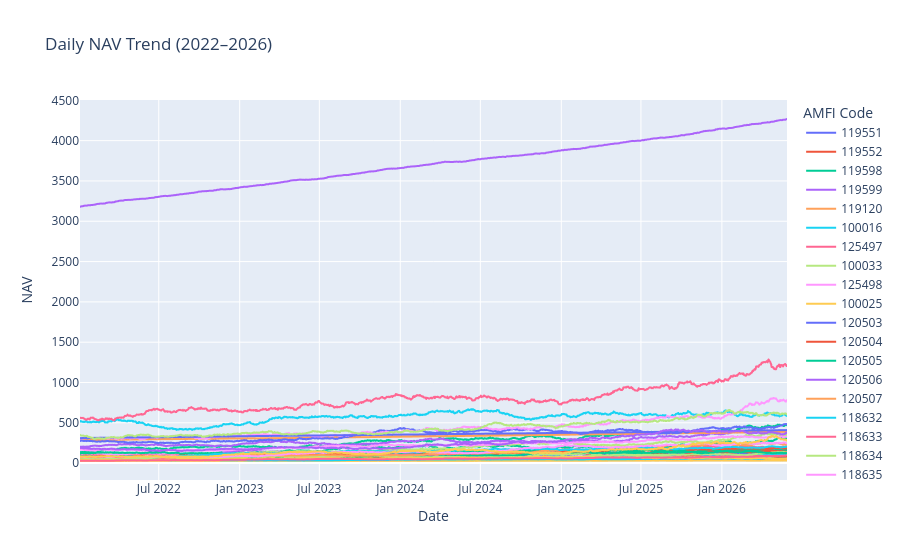

The cell this chart's notebook holds for it:
### Code cell
# =====================================
# STEP 6.2: Daily NAV Trend
# =====================================

import plotly.express as px

fig = px.line(
    nav_filtered,
    x="date",
    y="nav",
    color="amfi_code",
    title="Daily NAV Trend (2022–2026)",
    labels={
        "date": "Date",
        "nav": "NAV",
        "amfi_code": "AMFI Code"
    }
)

fig.show()

### Figure 1 — Plotly figure (JSON) as saved in the notebook; plotly's stock layout.template omitted (floating-point values rounded to 4 significant figures; data arrays with more than 128 entries replaced by an {"elided": "..."} marker saying what was removed)
{"data": [{"hovertemplate": "AMFI Code=119551<br>Date=%{x}<br>NAV=%{y}<extra></extra>", "legendgroup": "119551", "line": {"color": "#636efa", "dash": "solid"}, "marker": {"symbol": "circle"}, "mode": "lines", "name": "119551", "showlegend": true, "type": "scattergl", "x": {"elided": "1150 str values"}, "xaxis": "x", "y": {"elided": "1150 float values"}, "yaxis": "y"}, {"hovertemplate": "AMFI Code=119552<br>Date=%{x}<br>NAV=%{y}<extra></extra>", "legendgroup": "119552", "line": {"color": "#EF553B", "dash": "solid"}, "marker": {"symbol": "circle"}, "mode": "lines", "name": "119552", "showlegend": true, "type": "scattergl", "x": {"elided": "1150 str values"}, "xaxis": "x", "y": {"elided": "1150 float values"}, "yaxis": "y"}, {"hovertemplate": "AMFI Code=119598<br>Date=%{x}<br>NAV=%{y}<extra></extra>", "legendgroup": "119598", "line": {"color": "#00cc96", "dash": "solid"}, "marker": {"symbol": "circle"}, "mode": "lines", "name": "119598", "showlegend": true, "type": "scattergl", "x": {"elided": "1150 str values"}, "xaxis": "x", "y": {"elided": "1150 float values"}, "yaxis": "y"}, {"hovertemplate": "AMFI Code=119599<br>Date=%{x}<br>NAV=%{y}<extra></extra>", "legendgroup": "119599", "line": {"color": "#ab63fa", "dash": "solid"}, "marker": {"symbol": "circle"}, "mode": "lines", "name": "119599", "showlegend": true, "type": "scattergl", "x": {"elided": "1150 str values"}, "xaxis": "x", "y": {"elided": "1150 float values"}, "yaxis": "y"}, {"hovertemplate": "AMFI Code=119120<br>Date=%{x}<br>NAV=%{y}<extra></extra>", "legendgroup": "119120", "line": {"color": "#FFA15A", "dash": "solid"}, "marker": {"symbol": "circle"}, "mode": "lines", "name": "119120", "showlegend": true, "type": "scattergl", "x": {"elided": "1150 str values"}, "xaxis": "x", "y": {"elided": "1150 float values"}, "yaxis": "y"}, {"hovertemplate": "AMFI Code=100016<br>Date=%{x}<br>NAV=%{y}<extra></extra>", "legendgroup": "100016", "line": {"color": "#19d3f3", "dash": "solid"}, "marker": {"symbol": "circle"}, "mode": "lines", "name": "100016", "showlegend": true, "type": "scattergl", "x": {"elided": "1150 str values"}, "xaxis": "x", "y": {"elided": "1150 float values"}, "yaxis": "y"}, {"hovertemplate": "AMFI Code=125497<br>Date=%{x}<br>NAV=%{y}<extra></extra>", "legendgroup": "125497", "line": {"color": "#FF6692", "dash": "solid"}, "marker": {"symbol": "circle"}, "mode": "lines", "name": "125497", "showlegend": true, "type": "scattergl", "x": {"elided": "1150 str values"}, "xaxis": "x", "y": {"elided": "1150 float values"}, "yaxis": "y"}, {"hovertemplate": "AMFI Code=100033<br>Date=%{x}<br>NAV=%{y}<extra></extra>", "legendgroup": "100033", "line": {"color": "#B6E880", "dash": "solid"}, "marker": {"symbol": "circle"}, "mode": "lines", "name": "100033", "showlegend": true, "type": "scattergl", "x": {"elided": "1150 str values"}, "xaxis": "x", "y": {"elided": "1150 float values"}, "yaxis": "y"}, {"hovertemplate": "AMFI Code=125498<br>Date=%{x}<br>NAV=%{y}<extra></extra>", "legendgroup": "125498", "line": {"color": "#FF97FF", "dash": "solid"}, "marker": {"symbol": "circle"}, "mode": "lines", "name": "125498", "showlegend": true, "type": "scattergl", "x": {"elided": "1150 str values"}, "xaxis": "x", "y": {"elided": "1150 float values"}, "yaxis": "y"}, {"hovertemplate": "AMFI Code=100025<br>Date=%{x}<br>NAV=%{y}<extra></extra>", "legendgroup": "100025", "line": {"color": "#FECB52", "dash": "solid"}, "marker": {"symbol": "circle"}, "mode": "lines", "name": "100025", "showlegend": true, "type": "scattergl", "x": {"elided": "1150 str values"}, "xaxis": "x", "y": {"elided": "1150 float values"}, "yaxis": "y"}, {"hovertemplate": "AMFI Code=120503<br>Date=%{x}<br>NAV=%{y}<extra></extra>", "legendgroup": "120503", "line": {"color": "#636efa", "dash": "solid"}, "marker": {"symbol": "circle"}, "mode": "lines", "name": "120503", "showlegend": true, "type": "scattergl", "x": {"elided": "1150 str values"}, "xaxis": "x", "y": {"elided": "1150 float values"}, "yaxis": "y"}, {"hovertemplate": "AMFI Code=120504<br>Date=%{x}<br>NAV=%{y}<extra></extra>", "legendgroup": "120504", "line": {"color": "#EF553B", "dash": "solid"}, "marker": {"symbol": "circle"}, "mode": "lines", "name": "120504", "showlegend": true, "type": "scattergl", "x": {"elided": "1150 str values"}, "xaxis": "x", "y": {"elided": "1150 float values"}, "yaxis": "y"}, {"hovertemplate": "AMFI Code=120505<br>Date=%{x}<br>NAV=%{y}<extra></extra>", "legendgroup": "120505", "line": {"color": "#00cc96", "dash": "solid"}, "marker": {"symbol": "circle"}, "mode": "lines", "name": "120505", "showlegend": true, "type": "scattergl", "x": {"elided": "1150 str values"}, "xaxis": "x", "y": {"elided": "1150 float values"}, "yaxis": "y"}, {"hovertemplate": "AMFI Code=120506<br>Date=%{x}<br>NAV=%{y}<extra></extra>", "legendgroup": "120506", "line": {"color": "#ab63fa", "dash": "solid"}, "marker": {"symbol": "circle"}, "mode": "lines", "name": "120506", "showlegend": true, "type": "scattergl", "x": {"elided": "1150 str values"}, "xaxis": "x", "y": {"elided": "1150 float values"}, "yaxis": "y"}, {"hovertemplate": "AMFI Code=120507<br>Date=%{x}<br>NAV=%{y}<extra></extra>", "legendgroup": "120507", "line": {"color": "#FFA15A", "dash": "solid"}, "marker": {"symbol": "circle"}, "mode": "lines", "name": "120507", "showlegend": true, "type": "scattergl", "x": {"elided": "1150 str values"}, "xaxis": "x", "y": {"elided": "1150 float values"}, "yaxis": "y"}, {"hovertemplate": "AMFI Code=118632<br>Date=%{x}<br>NAV=%{y}<extra></extra>", "legendgroup": "118632", "line": {"color": "#19d3f3", "dash": "solid"}, "marker": {"symbol": "circle"}, "mode": "lines", "name": "118632", "showlegend": true, "type": "scattergl", "x": {"elided": "1150 str values"}, "xaxis": "x", "y": {"elided": "1150 float values"}, "yaxis": "y"}, {"hovertemplate": "AMFI Code=118633<br>Date=%{x}<br>NAV=%{y}<extra></extra>", "legendgroup": "118633", "line": {"color": "#FF6692", "dash": "solid"}, "marker": {"symbol": "circle"}, "mode": "lines", "name": "118633", "showlegend": true, "type": "scattergl", "x": {"elided": "1150 str values"}, "xaxis": "x", "y": {"elided": "1150 float values"}, "yaxis": "y"}, {"hovertemplate": "AMFI Code=118634<br>Date=%{x}<br>NAV=%{y}<extra></extra>", "legendgroup": "118634", "line": {"color": "#B6E880", "dash": "solid"}, "marker": {"symbol": "circle"}, "mode": "lines", "name": "118634", "showlegend": true, "type": "scattergl", "x": {"elided": "1150 str values"}, "xaxis": "x", "y": {"elided": "1150 float values"}, "yaxis": "y"}, {"hovertemplate": "AMFI Code=118635<br>Date=%{x}<br>NAV=%{y}<extra></extra>", "legendgroup": "118635", "line": {"color": "#FF97FF", "dash": "solid"}, "marker": {"symbol": "circle"}, "mode": "lines", "name": "118635", "showlegend": true, "type": "scattergl", "x": {"elided": "1150 str values"}, "xaxis": "x", "y": {"elided": "1150 float values"}, "yaxis": "y"}, {"hovertemplate": "AMFI Code=118636<br>Date=%{x}<br>NAV=%{y}<extra></extra>", "legendgroup": "118636", "line": {"color": "#FECB52", "dash": "solid"}, "marker": {"symbol": "circle"}, "mode": "lines", "name": "118636", "showlegend": true, "type": "scattergl", "x": {"elided": "1150 str values"}, "xaxis": "x", "y": {"elided": "1150 float values"}, "yaxis": "y"}, {"hovertemplate": "AMFI Code=120841<br>Date=%{x}<br>NAV=%{y}<extra></extra>", "legendgroup": "120841", "line": {"color": "#636efa", "dash": "solid"}, "marker": {"symbol": "circle"}, "mode": "lines", "name": "120841", "showlegend": true, "type": "scattergl", "x": {"elided": "1150 str values"}, "xaxis": "x", "y": {"elided": "1150 float values"}, "yaxis": "y"}, {"hovertemplate": "AMFI Code=120842<br>Date=%{x}<br>NAV=%{y}<extra></extra>", "legendgroup": "120842", "line": {"color": "#EF553B", "dash": "solid"}, "marker": {"symbol": "circle"}, "mode": "lines", "name": "120842", "showlegend": true, "type": "scattergl", "x": {"elided": "1150 str values"}, "xaxis": "x", "y": {"elided": "1150 float values"}, "yaxis": "y"}, {"hovertemplate": "AMFI Code=120843<br>Date=%{x}<br>NAV=%{y}<extra></extra>", "legendgroup": "120843", "line": {"color": "#00cc96", "dash": "solid"}, "marker": {"symbol": "circle"}, "mode": "lines", "name": "120843", "showlegend": true, "type": "scattergl", "x": {"elided": "1150 str values"}, "xaxis": "x", "y": {"elided": "1150 float values"}, "yaxis": "y"}, {"hovertemplate": "AMFI Code=120844<br>Date=%{x}<br>NAV=%{y}<extra></extra>", "legendgroup": "120844", "line": {"color": "#ab63fa", "dash": "solid"}, "marker": {"symbol": "circle"}, "mode": "lines", "name": "120844", "showlegend": true, "type": "scattergl", "x": {"elided": "1150 str values"}, "xaxis": "x", "y": {"elided": "1150 float values"}, "yaxis": "y"}, {"hovertemplate": "AMFI Code=119092<br>Date=%{x}<br>NAV=%{y}<extra></extra>", "legendgroup": "119092", "line": {"color": "#FFA15A", "dash": "solid"}, "marker": {"symbol": "circle"}, "mode": "lines", "name": "119092", "showlegend": true, "type": "scattergl", "x": {"elided": "1150 str values"}, "xaxis": "x", "y": {"elided": "1150 float values"}, "yaxis": "y"}, {"hovertemplate": "AMFI Code=119093<br>Date=%{x}<br>NAV=%{y}<extra></extra>", "legendgroup": "119093", "line": {"color": "#19d3f3", "dash": "solid"}, "marker": {"symbol": "circle"}, "mode": "lines", "name": "119093", "showlegend": true, "type": "scattergl", "x": {"elided": "1150 str values"}, "xaxis": "x", "y": {"elided": "1150 float values"}, "yaxis": "y"}, {"hovertemplate": "AMFI Code=119094<br>Date=%{x}<br>NAV=%{y}<extra></extra>", "legendgroup": "119094", "line": {"color": "#FF6692", "dash": "solid"}, "marker": {"symbol": "circle"}, "mode": "lines", "name": "119094", "showlegend": true, "type": "scattergl", "x": {"elided": "1150 str values"}, "xaxis": "x", "y": {"elided": "1150 float values"}, "yaxis": "y"}, {"hovertemplate": "AMFI Code=119095<br>Date=%{x}<br>NAV=%{y}<extra></extra>", "legendgroup": "119095", "line": {"color": "#B6E880", "dash": "solid"}, "marker": {"symbol": "circle"}, "mode": "lines", "name": "119095", "showlegend": true, "type": "scattergl", "x": {"elided": "1150 str values"}, "xaxis": "x", "y": {"elided": "1150 float values"}, "yaxis": "y"}, {"hovertemplate": "AMFI Code=101206<br>Date=%{x}<br>NAV=%{y}<extra></extra>", "legendgroup": "101206", "line": {"color": "#FF97FF", "dash": "solid"}, "marker": {"symbol": "circle"}, "mode": "lines", "name": "101206", "showlegend": true, "type": "scattergl", "x": {"elided": "1150 str values"}, "xaxis": "x", "y": {"elided": "1150 float values"}, "yaxis": "y"}, {"hovertemplate": "AMFI Code=101207<br>Date=%{x}<br>NAV=%{y}<extra></extra>", "legendgroup": "101207", "line": {"color": "#FECB52", "dash": "solid"}, "marker": {"symbol": "circle"}, "mode": "lines", "name": "101207", "showlegend": true, "type": "scattergl", "x": {"elided": "1150 str values"}, "xaxis": "x", "y": {"elided": "1150 float values"}, "yaxis": "y"}, {"hovertemplate": "AMFI Code=101208<br>Date=%{x}<br>NAV=%{y}<extra></extra>", "legendgroup": "101208", "line": {"color": "#636efa", "dash": "solid"}, "marker": {"symbol": "circle"}, "mode": "lines", "name": "101208", "showlegend": true, "type": "scattergl", "x": {"elided": "1150 str values"}, "xaxis": "x", "y": {"elided": "1150 float values"}, "yaxis": "y"}, {"hovertemplate": "AMFI Code=102885<br>Date=%{x}<br>NAV=%{y}<extra></extra>", "legendgroup": "102885", "line": {"color": "#EF553B", "dash": "solid"}, "marker": {"symbol": "circle"}, "mode": "lines", "name": "102885", "showlegend": true, "type": "scattergl", "x": {"elided": "1150 str values"}, "xaxis": "x", "y": {"elided": "1150 float values"}, "yaxis": "y"}, {"hovertemplate": "AMFI Code=102886<br>Date=%{x}<br>NAV=%{y}<extra></extra>", "legendgroup": "102886", "line": {"color": "#00cc96", "dash": "solid"}, "marker": {"symbol": "circle"}, "mode": "lines", "name": "102886", "showlegend": true, "type": "scattergl", "x": {"elided": "1150 str values"}, "xaxis": "x", "y": {"elided": "1150 float values"}, "yaxis": "y"}, {"hovertemplate": "AMFI Code=102887<br>Date=%{x}<br>NAV=%{y}<extra></extra>", "legendgroup": "102887", "line": {"color": "#ab63fa", "dash": "solid"}, "marker": {"symbol": "circle"}, "mode": "lines", "name": "102887", "showlegend": true, "type": "scattergl", "x": {"elided": "1150 str values"}, "xaxis": "x", "y": {"elided": "1150 float values"}, "yaxis": "y"}, {"hovertemplate": "AMFI Code=148567<br>Date=%{x}<br>NAV=%{y}<extra></extra>", "legendgroup": "148567", "line": {"color": "#FFA15A", "dash": "solid"}, "marker": {"symbol": "circle"}, "mode": "lines", "name": "148567", "showlegend": true, "type": "scattergl", "x": {"elided": "1150 str values"}, "xaxis": "x", "y": {"elided": "1150 float values"}, "yaxis": "y"}, {"hovertemplate": "AMFI Code=148568<br>Date=%{x}<br>NAV=%{y}<extra></extra>", "legendgroup": "148568", "line": {"color": "#19d3f3", "dash": "solid"}, "marker": {"symbol": "circle"}, "mode": "lines", "name": "148568", "showlegend": true, "type": "scattergl", "x": {"elided": "1150 str values"}, "xaxis": "x", "y": {"elided": "1150 float values"}, "yaxis": "y"}, {"hovertemplate": "AMFI Code=148569<br>Date=%{x}<br>NAV=%{y}<extra></extra>", "legendgroup": "148569", "line": {"color": "#FF6692", "dash": "solid"}, "marker": {"symbol": "circle"}, "mode": "lines", "name": "148569", "showlegend": true, "type": "scattergl", "x": {"elided": "1150 str values"}, "xaxis": "x", "y": {"elided": "1150 float values"}, "yaxis": "y"}, {"hovertemplate": "AMFI Code=149322<br>Date=%{x}<br>NAV=%{y}<extra></extra>", "legendgroup": "149322", "line": {"color": "#B6E880", "dash": "solid"}, "marker": {"symbol": "circle"}, "mode": "lines", "name": "149322", "showlegend": true, "type": "scattergl", "x": {"elided": "1150 str values"}, "xaxis": "x", "y": {"elided": "1150 float values"}, "yaxis": "y"}, {"hovertemplate": "AMFI Code=149323<br>Date=%{x}<br>NAV=%{y}<extra></extra>", "legendgroup": "149323", "line": {"color": "#FF97FF", "dash": "solid"}, "marker": {"symbol": "circle"}, "mode": "lines", "name": "149323", "showlegend": true, "type": "scattergl", "x": {"elided": "1150 str values"}, "xaxis": "x", "y": {"elided": "1150 float values"}, "yaxis": "y"}, {"hovertemplate": "AMFI Code=149324<br>Date=%{x}<br>NAV=%{y}<extra></extra>", "legendgroup": "149324", "line": {"color": "#FECB52", "dash": "solid"}, "marker": {"symbol": "circle"}, "mode": "lines", "name": "149324", "showlegend": true, "type": "scattergl", "x": {"elided": "1150 str values"}, "xaxis": "x", "y": {"elided": "1150 float values"}, "yaxis": "y"}], "layout": {"legend": {"title": {"text": "AMFI Code"}, "tracegroupgap": 0}, "title": {"text": "Daily NAV Trend (2022–2026)"}, "xaxis": {"anchor": "y", "domain": [0, 1], "title": {"text": "Date"}}, "yaxis": {"anchor": "x", "domain": [0, 1], "title": {"text": "NAV"}}}}
